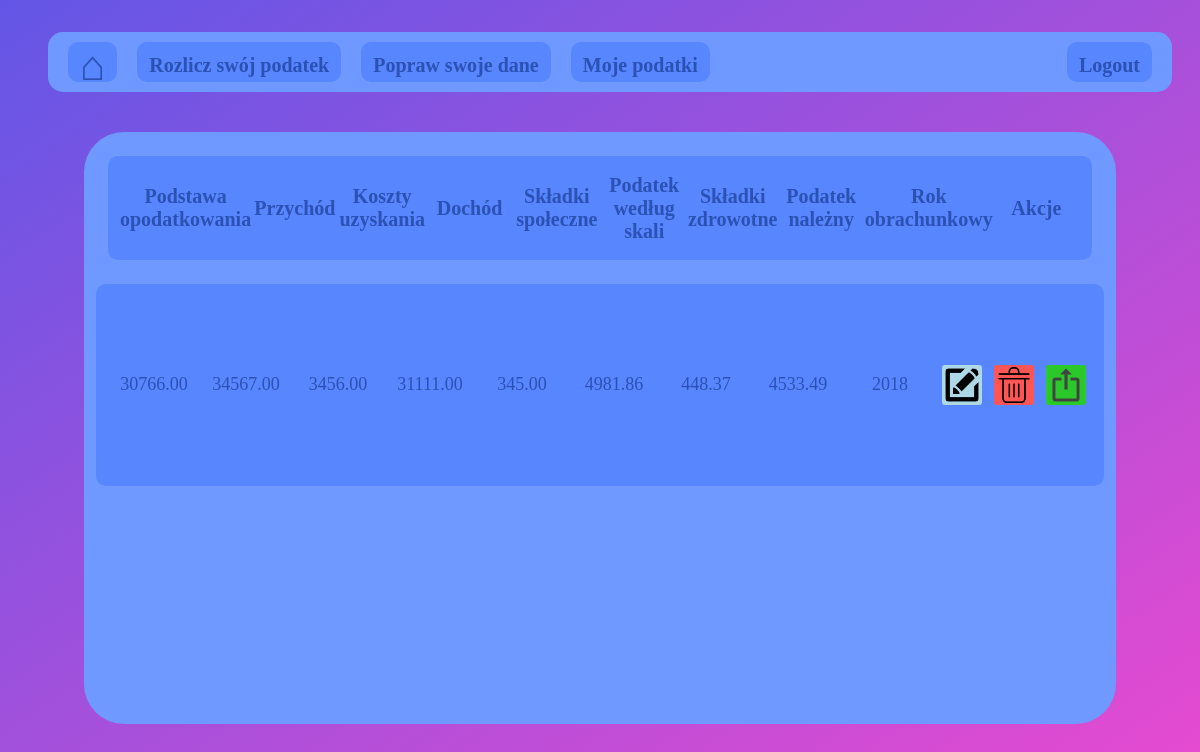
/taxes.php (signed in), run on the app's committed database.
### tables this page shows
CREATE TABLE `tab_podatkow` (
  `ID` int(11) NOT NULL,
  `podstawa_opodatkowania` decimal(20,2) NOT NULL,
  `przychod` decimal(20,2) NOT NULL,
  `koszty_uzyskania_przychodu` decimal(20,2) NOT NULL,
  `dochod` decimal(20,2) NOT NULL,
  `skladki_spoleczne` decimal(20,2) NOT NULL,
  `podatek_wedlug_skali` decimal(20,2) NOT NULL,
  `skladki_zdrowotne` decimal(20,2) NOT NULL,
  `podatek_nalezny` decimal(20,2) NOT NULL,
  `rok_obrachunkowy` varchar(4) NOT NULL,
  `pesel` varchar(11) NOT NULL
);

### taxes.php (the view, shortened to what this page needs)
<?php
    include "functions.php";
    include "database_access.php";
?>
<!DOCTYPE html>
<html>
<head>
  <link rel="stylesheet" type="text/css" href="css/home.css">
  <link rel="stylesheet" type="text/css" href="css/editDetails.css">
</head>
<body>
    <div class="user-detail-container">
        <div class='taxes'>
            <div class='tax-header'>
                <div class='tax-element'>
                    Podstawa opodatkowania
                </div>
                <div class='tax-element'>
                    Przychód
                </div>
                <div class='tax-element'>
                    Koszty uzyskania
                </div>
                <div class='tax-element'>
                    Dochód
                </div>
                <div class='tax-element'>
                    Składki społeczne
                </div>
                <div class='tax-element'>
                    Podatek według skali
                </div>
                <div class='tax-element'>
                    Składki zdrowotne
                </div>
                <div class='tax-element'>
                    Podatek należny
                </div>
                <div class='tax-element'>
                    Rok obrachunkowy
                </div>
                <div class='tax-element'>
                    Akcje
                </div>
            </div>
            <?php
                $conn = new mysqli($server_adress, $server_user, $server_password, $server_database_name);
                if($result = ($conn->query("SELECT * FROM tab_podatkow WHERE pesel='".$_SESSION["pesel"]."';")))
                {
                    if($result->num_rows > 0){
                        while($row =  $result->fetch_assoc()){
                            echo "
                            <div class='tax'>
                                <div class='tax-element'>
                                ".$row["podstawa_opodatkowania"]."
                                </div>
                                <div class='tax-element'>
                                ".$row["przychod"]."
                                </div>
                                <div class='tax-element'>
                                ".$row["koszty_uzyskania_przychodu"]."
                                </div>
                                <div class='tax-element'>
                                ".$row["dochod"]."
                                </div>
                                <div class='tax-element'>
                                ".$row["skladki_spoleczne"]."
                                </div>
                                <div class='tax-element'>
                                ".$row["podatek_wedlug_skali"]."
                                </div>
                                <div class='tax-element'>
                                ".$row["skladki_zdrowotne"]."
                                </div>
                                <div class='tax-element'>
                                ".$row["podatek_nalezny"]."
                                </div>
                                <div class='tax-element'>
                                ".$row["rok_obrachunkowy"]."
                                </div>
                                <div class='tax-element-action'>
                                    <a href='./edit.php?id=".$row["ID"]."'>
                                        <div class='edit'>
                                        </div>
                                    </a>
                                    <a href='./delete.php?id=".$row["ID"]."'>
                                        <div class='delete'>
                                        </div>
                                    </a>
                                    <a href='./export.php?id=".$row["ID"]."'>
                                        <div class='export'>
                                        </div>
                                    </a>
                                </div>
                            </div>
                            ";
                        }
                    }else{
                        header("Location: taxCalculation.php");
                    }
                }
            ?>
        </div>
    </div>
</body>
</html>

### css/home.css (style rules this page uses)
body { display: flex; flex-direction: column; width: 100vw; margin: 0; padding: 0; color: #2B51B3; height: 100vh; background-image: linear-gradient(to bottom right, #6356E6, #E84AD0); }
.user-detail-container { display: flex; width: 86vw; height: 74vh; background-color: rgb(112, 153, 255); margin: 1vh 7vw 8vh; border-radius: 40px; }

### css/editDetails.css (style rules this page uses)
.taxes { display: flex; flex-direction: column; }
.tax { flex: 2; width: 82vw; max-height: 30%; display: flex; background-color: #5786FF; margin: 0 1vw 2vh 1vw; padding: 1vw; border-radius: 10px; font-size: 18px; align-items: center; justify-content: center; align-items: center; justify-content: center; }
.tax-header { flex: 1; width: 80vw; max-height: 10vh; display: flex; background-color: #5786FF; margin: 2vw; padding: 1vw; border-radius: 10px; font-size: 20px; font-weight: bold; align-items: center; justify-content: center; }
.tax-element { flex: 1; text-align: center; align-content: center; }
.edit { flex: 1; height: 32px; width: 32px; max-height: 32px; max-width: 32px; background-color: lightblue; background-image: url("../graphics/edit.png"); background-size: 90%; background-repeat: no-repeat; background-position: center; padding: 4px; margin: 6px; border-radius: 3px; }
.delete { flex: 1; height: 32px; width: 32px; max-height: 32px; max-width: 32px; background-color: rgb(255, 85, 85); background-image: url("../graphics/delete.png"); background-size: 90%; background-repeat: no-repeat; background-position: center; padding: 4px; margin: 6px; border-radius: 3px; }
.export { flex: 1; height: 32px; width: 32px; max-height: 32px; max-width: 32px; background-color: rgb(43, 202, 43); background-image: url("../graphics/export.png"); background-size: 90%; background-repeat: no-repeat; background-position: center; padding: 4px; margin: 6px; border-radius: 3px; }
.tax-element-action { display: flex; flex: 1; flex-direction: row; text-align: center; align-content: center; }

### data on the page
tab_podatkow: podstawa_opodatkowania "30766.00", przychod "34567.00", koszty_uzyskania_przychodu "3456.00", dochod "31111.00", skladki_spoleczne "345.00", podatek_wedlug_skali "4981.86", skladki_zdrowotne "448.37", podatek_nalezny "4533.49", rok_obrachunkowy "2018"
